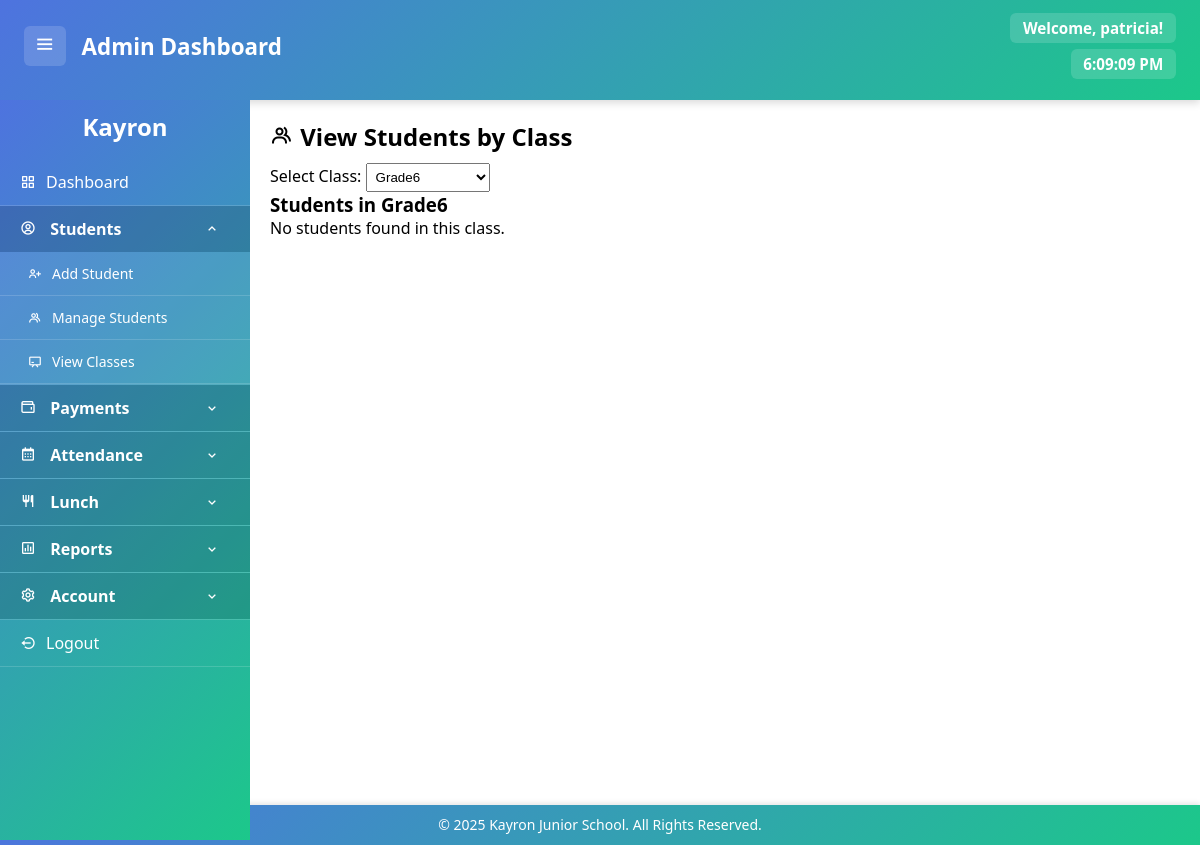
Before: /php/classes.php?class=grade6 (signed in) with the older database file.
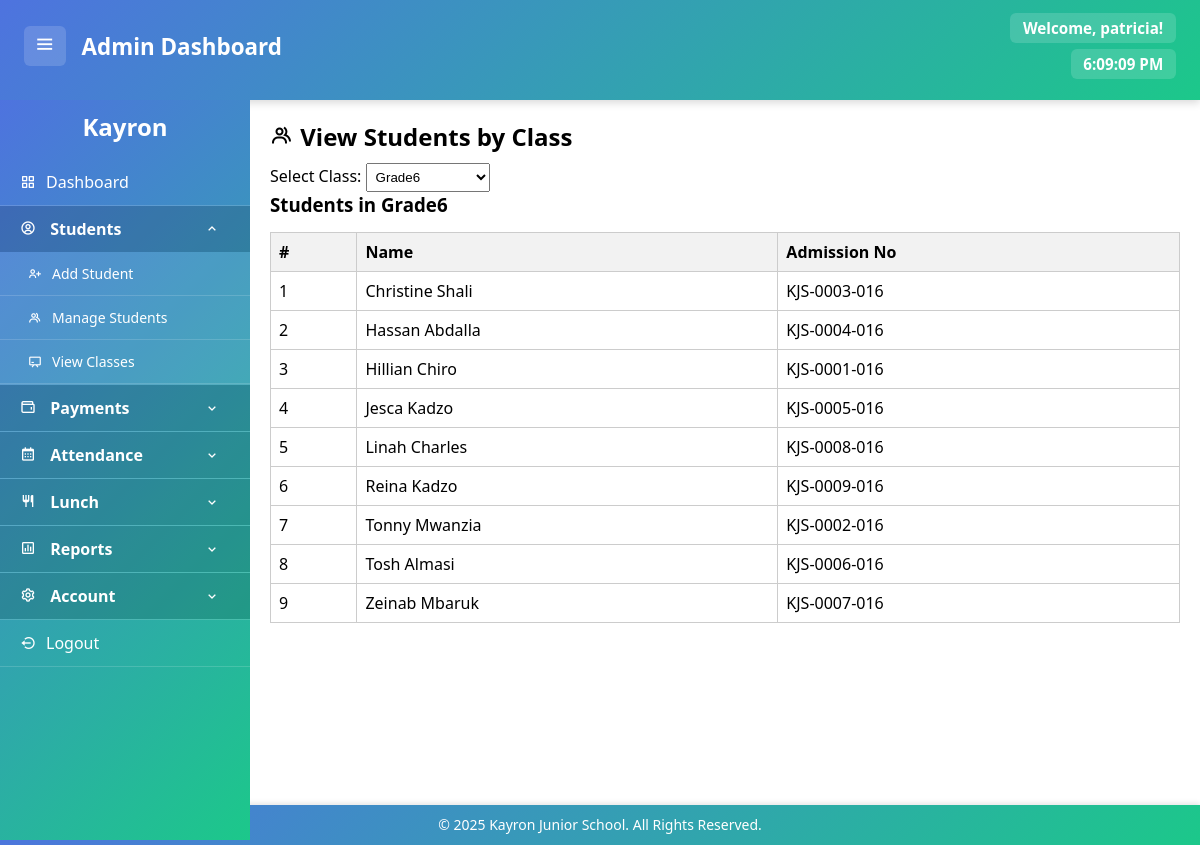
After: the same page with the newer database file.
### tables this page shows
CREATE TABLE student_records (
    id INT AUTO_INCREMENT PRIMARY KEY,
    admission_no VARCHAR(20) NOT NULL UNIQUE,
    birth_cert VARCHAR(20),
    name VARCHAR(100) NOT NULL,
    dob DATE,
    gender ENUM('male', 'female') NOT NULL,
    student_photo LONGBLOB,
    class ENUM(
        'babyclass', 'intermediate', 'pp1', 'pp2',
        'grade1', 'grade2', 'grade3', 'grade4', 'grade5', 'grade6'
    ) NOT NULL,
    term ENUM('term1', 'term2', 'term3') NOT NULL,
    religion ENUM('christian', 'muslim', 'other'),
    guardian VARCHAR(100),
    phone VARCHAR(20),
    alt_phone VARCHAR(20), 
    created_at TIMESTAMP DEFAULT CURRENT_TIMESTAMP
);

### php/classes.php (the view, shortened to what this page needs)
<?php
include 'db.php';
$selected_class = $_GET['class'] ?? '';
$students = [];
if ($selected_class) {
    $stmt = $conn->prepare("SELECT name, admission_no FROM student_records WHERE class=? ORDER BY name ASC");
    $stmt->bind_param("s", $selected_class);
    $stmt->execute();
    $result = $stmt->get_result();
    $students = $result->fetch_all(MYSQLI_ASSOC);
}
$classes = ['babyclass','intermediate','pp1','pp2','grade1','grade2','grade3','grade4','grade5','grade6'];
?>
<!DOCTYPE html>
<html lang="en">
<head>
    <link rel="stylesheet" href="../style/style-sheet.css">
    <link href='https://unpkg.com/boxicons@2.1.4/css/boxicons.min.css' rel='stylesheet'>
</head>
<body>
<?php include '../includes/header.php'; ?>
<div class="dashboard-container">
    <?php include '../includes/sidebar.php'; ?>
    <main class="content">
        <h2><i class="bx bx-group"></i> View Students by Class</h2>
        <form method="get" action="">
            <label for="class">Select Class:</label>
            <select name="class" id="class" onchange="this.form.submit()">
                <?php foreach ($classes as $cls): ?>
                    <option value="<?= htmlspecialchars($cls) ?>" <?= $cls==$selected_class?'selected':'' ?>>
                        <?= ucfirst($cls) ?>
                    </option>
                <?php endforeach; ?>
            </select>
        </form>
        <?php if ($selected_class): ?>
            <h3>Students in <?= ucfirst($selected_class) ?></h3>
            <?php if (count($students) > 0): ?>
                <table>
                    <thead>
                        <tr>
                            <th>#</th>
                            <th>Name</th>
                            <th>Admission No</th>
                        </tr>
                    </thead>
                    <tbody>
                        <?php foreach ($students as $index => $stu): ?>
                            <tr>
                                <td><?= $index + 1 ?></td>
                                <td><?= htmlspecialchars($stu['name']) ?></td>
                                <td><?= htmlspecialchars($stu['admission_no']) ?></td>
                            </tr>
                        <?php endforeach; ?>
                    </tbody>
                </table>
            <?php else: ?>
                <p>No students found in this class.</p>
            <?php endif; ?>
        <?php endif; ?>
    </main>
</div>
<?php include '../includes/footer.php'; ?>
</body>
</html>

### includes/header.php
<header class="dashboard-header">
    <div class="header-left">
        <button class="toggle-btn" onclick="toggleSidebar()">
            <i class='bx bx-menu'></i>
        </button>
        <h2 class="dashboard-title">Admin Dashboard</h2>
    </div>
    <div class="header-right">
        <div class="welcome-message">
            <?php
            $username = isset($_SESSION['username']) ? htmlspecialchars($_SESSION['username']) : '';
            $today = date('m-d');
            $holidays = [
                "01-01" => ["New Year's Day", "🎉"],
                "03-31" => ["Eid ul-Fitr", "🕌"],
                "04-18" => ["Good Friday", "✝️"],
                "04-21" => ["Easter Monday", "🌿"],
                "05-01" => ["Labour Day", "<img src='https://flagcdn.com/w80/ke.png' alt='Kenyan Flag' style='height: 20px; vertical-align: middle;'>"],
                "06-01" => ["Madaraka Day", "<img src='https://flagcdn.com/w80/ke.png' alt='Kenyan Flag' style='height: 20px; vertical-align: middle;'>"],
                "06-02" => ["Madaraka Day (Observed)", "<img src='https://flagcdn.com/w80/ke.png' alt='Kenyan Flag' style='height: 20px; vertical-align: middle;'>"],
                "06-07" => ["Eid ul-Adha", "🕋"],
                "10-10" => ["Mazingira Day", "🌱"],
                "10-20" => ["Mashujaa Day", "🦸🏿"],
                "12-12" => ["Jamhuri Day", "🎈"],
                "12-25" => ["Christmas Day", "🎄"],
                "12-26" => ["Boxing Day", "🎁"]
            ];
            if (array_key_exists($today, $holidays)) {
                [$holidayName, $emojiOrImage] = $holidays[$today];
                echo "Happy $holidayName $emojiOrImage, $username!";
            } elseif (!empty($username)) {
                echo "Welcome, $username!";
            } else {
                echo "Welcome!";
            }
            ?>
        </div>
        <div class="real-time-clock" id="realTimeClock">Loading time...</div>
    </div>
</header>

### includes/sidebar.php (shortened to what this page needs)
<nav class="sidebar" id="sidebar">
    <h2 class="logo">Kayron</h2>
    <ul class="sidebar-links">
        <li><a href="./admin_dashboard.php"><i class='bx bx-grid-alt'></i> Dashboard</a></li>
        <li class="dropdown">
            <a href="javascript:void(0)" class="dropdown-btn">
                <span><i class='bx bx-user-circle'></i> Students</span>
                <i class='bx bx-chevron-down arrow'></i>
            </a>
            <ul class="dropdown-content">
                <li><a href="./add-student.php"><i class='bx bx-user-plus'></i> Add Student</a></li>
                <li><a href="./manage-students.php"><i class='bx bx-group'></i> Manage Students</a></li>
                <li><a href="./classes.php"><i class='bx bx-chalkboard'></i> View Classes</a></li>
            </ul>
        </li>
        <li class="dropdown">
            <a href="javascript:void(0)" class="dropdown-btn">
                <span><i class='bx bx-wallet'></i> Payments</span>
                <i class='bx bx-chevron-down arrow'></i>
            </a>
        </li>
        <li class="dropdown">
            <a href="javascript:void(0)" class="dropdown-btn">
                <span><i class='bx bx-calendar'></i> Attendance</span>
                <i class='bx bx-chevron-down arrow'></i>
            </a>
        </li>
        <li class="dropdown">
            <a href="javascript:void(0)" class="dropdown-btn">
                <span><i class='bx bx-restaurant'></i> Lunch</span>
                <i class='bx bx-chevron-down arrow'></i>
            </a>
        </li>
        <li class="dropdown">
            <a href="javascript:void(0)" class="dropdown-btn">
                <span><i class='bx bx-bar-chart-square'></i> Reports</span>
                <i class='bx bx-chevron-down arrow'></i>
            </a>
        </li>
        <li class="dropdown">
            <a href="javascript:void(0)" class="dropdown-btn">
                <span><i class='bx bx-cog'></i> Account</span>
                <i class='bx bx-chevron-down arrow'></i>
            </a>
        </li>
        <li><a href="./logout.php"><i class='bx bx-log-out-circle'></i> Logout</a></li>
    </ul>
</nav>

### includes/footer.php
<footer class="footer-dash">
    <p>&copy; <?php echo date("Y"); ?> Kayron Junior School. All Rights Reserved.</p>
</footer>

### style/style-sheet.css (style rules this page uses)
* { margin: 0; padding: 0; box-sizing: border-box; }
html, body { width: 100%; margin: 0; padding: 0; }
body { padding-bottom: 45px; margin: 0; font-family: 'Segoe UI', sans-serif; background: white; }
header, .dashboard-header { position: fixed; top: 0; left: 0; width: 100%; height: 100px; background: linear-gradient(135deg, #4e73df, #1cc88a); color: #fff; display: flex; justify-content: space-between; align-items: center; padding: 0.5rem 1.5rem 1rem 1.5rem; box-shadow: 0 3px 8px rgba(0, 0, 0, 0.15); flex-wrap: wrap; z-index: 1000; }
.header-left { display: flex; align-items: center; gap: 1rem; }
.toggle-btn { background: rgba(255, 255, 255, 0.15); border: none; padding: 0.4rem 0.6rem; border-radius: 6px; cursor: pointer; font-size: 1.4rem; color: #fff; transition: background 0.3s; }
.header-right { display: flex; flex-direction: column; align-items: flex-end; gap: 0.4rem; font-size: 0.95rem; }
.dashboard-title { font-size: 1.4rem; font-weight: 600; }
.welcome-message, .real-time-clock { background: rgba(255, 255, 255, 0.15); padding: 0.3rem 0.8rem; border-radius: 6px; font-weight: bold; }
.sidebar { position: fixed; top: 100px; left: 0; width: 250px; height: calc(100vh - 60px); background: linear-gradient(135deg, #4e73df, #1cc88a); color: #fff; overflow-y: auto; padding-top: 10px; padding-bottom: 60px; font-family: 'Segoe UI', sans-serif; scrollbar-width: thin; scrollbar-color: rgba(255, 255, 255, 0.4) transparent; z-index: 1000; }
.sidebar .logo { text-align: center; margin-bottom: 1rem; font-size: 1.5rem; font-weight: bold; }
.sidebar-links { list-style: none; padding: 0; margin: 0; }
.sidebar-links li { border-bottom: 1px solid rgba(255, 255, 255, 0.15); }
.sidebar-links a, .sidebar a { display: flex; align-items: center; justify-content: flex-start; padding: 12px 16px; color: #fff; text-decoration: none; transition: background 0.3s; }
.sidebar a { padding: 12px 20px; }
.sidebar-links i { margin-right: 10px; }
.dropdown .dropdown-btn { justify-content: space-between; display: flex; align-items: center; background: rgba(0, 0, 0, 0.15); font-weight: bold; cursor: pointer; }
.dropdown .arrow { transition: transform 0.3s ease; }
.dropdown.open .arrow { transform: rotate(180deg); }
.dropdown-content { max-height: 0; overflow: hidden; background: rgba(255, 255, 255, 0.08); transition: max-height 0.35s ease; }
.dropdown-content li a { font-size: 14px; padding-left: 25px; border-left: 3px solid transparent; transition: background 0.3s, border-color 0.3s; }
.dropdown.open .dropdown-content { max-height: 500px; }
main, .content { margin-top: 100px; margin-left: 250px; padding: 20px; min-height: calc(100vh - 100px); background: white; }
footer.footer-dash, .footer-dash { position: fixed; bottom: 0; left: 0; width: 100%; height: auto; background: linear-gradient(135deg, #4e73df, #1cc88a); color: #fff; text-align: center; line-height: 28px; padding: 6px 0; font-size: 14px; box-shadow: 0 -2px 5px rgba(0,0,0,0.1); z-index: 900; font-family: 'Segoe UI', sans-serif; }
.footer-dash p { margin: 0; }

### php/classes.php (style rules this page uses)
table { border-collapse: collapse; width: 100%; margin-top: 15px; }
th, td { border: 1px solid #ccc; padding: 8px; text-align: left; }
th { background-color: #f2f2f2; }
select { padding: 5px; margin-top: 10px; }

Changed rows visible on the page:
added student_records: name "Christine Shali", admission_no "KJS-0003-016"
added student_records: name "Hassan Abdalla", admission_no "KJS-0004-016"
added student_records: name "Hillian Chiro", admission_no "KJS-0001-016"
added student_records: name "Jesca Kadzo", admission_no "KJS-0005-016"
added student_records: name "Linah Charles", admission_no "KJS-0008-016"
added student_records: name "Reina Kadzo", admission_no "KJS-0009-016"
added student_records: name "Tonny Mwanzia", admission_no "KJS-0002-016"
added student_records: name "Tosh Almasi", admission_no "KJS-0006-016"
added student_records: name "Zeinab Mbaruk", admission_no "KJS-0007-016"
Other visible differences:
text no longer shown: "No students found in this class."
text now shown: "# Name Admission No"
